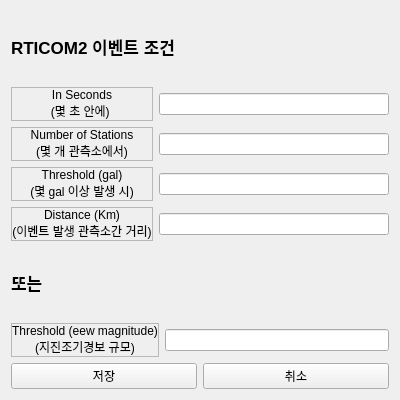
<?xml version="1.0" encoding="UTF-8"?>
<ui version="4.0">
 <class>MainWindow</class>
 <widget class="QMainWindow" name="MainWindow">
  <property name="geometry">
   <rect>
    <x>0</x>
    <y>0</y>
    <width>400</width>
    <height>400</height>
   </rect>
  </property>
  <property name="windowTitle">
   <string>RTICOM2 - Criteria Manager</string>
  </property>
  <property name="styleSheet">
   <string notr="true"/>
  </property>
  <widget class="QWidget" name="centralWidget">
   <layout class="QVBoxLayout" name="verticalLayout">
    <item>
     <widget class="QLabel" name="label">
      <property name="font">
       <font>
        <pointsize>13</pointsize>
        <weight>75</weight>
        <bold>true</bold>
       </font>
      </property>
      <property name="text">
       <string>RTICOM2 이벤트 조건</string>
      </property>
     </widget>
    </item>
    <item>
     <layout class="QGridLayout" name="gridLayout">
      <item row="2" column="0">
       <widget class="QLabel" name="label_4">
        <property name="frameShape">
         <enum>QFrame::StyledPanel</enum>
        </property>
        <property name="text">
         <string>Threshold (gal)
(몇 gal 이상 발생 시)</string>
        </property>
        <property name="alignment">
         <set>Qt::AlignCenter</set>
        </property>
       </widget>
      </item>
      <item row="1" column="0">
       <widget class="QLabel" name="label_3">
        <property name="frameShape">
         <enum>QFrame::StyledPanel</enum>
        </property>
        <property name="text">
         <string>Number of Stations
(몇 개 관측소에서)</string>
        </property>
        <property name="alignment">
         <set>Qt::AlignCenter</set>
        </property>
       </widget>
      </item>
      <item row="3" column="0">
       <widget class="QLabel" name="label_5">
        <property name="frameShape">
         <enum>QFrame::StyledPanel</enum>
        </property>
        <property name="text">
         <string>Distance (Km)
(이벤트 발생 관측소간 거리)</string>
        </property>
        <property name="alignment">
         <set>Qt::AlignCenter</set>
        </property>
       </widget>
      </item>
      <item row="0" column="0">
       <widget class="QLabel" name="label_2">
        <property name="frameShape">
         <enum>QFrame::StyledPanel</enum>
        </property>
        <property name="text">
         <string>In Seconds
(몇 초 안에) </string>
        </property>
        <property name="alignment">
         <set>Qt::AlignCenter</set>
        </property>
       </widget>
      </item>
      <item row="0" column="1">
       <widget class="QLineEdit" name="insecLE">
        <property name="alignment">
         <set>Qt::AlignCenter</set>
        </property>
       </widget>
      </item>
      <item row="1" column="1">
       <widget class="QLineEdit" name="numstaLE">
        <property name="alignment">
         <set>Qt::AlignCenter</set>
        </property>
       </widget>
      </item>
      <item row="2" column="1">
       <widget class="QLineEdit" name="thresholdGLE">
        <property name="alignment">
         <set>Qt::AlignCenter</set>
        </property>
       </widget>
      </item>
      <item row="3" column="1">
       <widget class="QLineEdit" name="distLE">
        <property name="alignment">
         <set>Qt::AlignCenter</set>
        </property>
       </widget>
      </item>
     </layout>
    </item>
    <item>
     <widget class="QLabel" name="label_6">
      <property name="font">
       <font>
        <pointsize>13</pointsize>
        <weight>75</weight>
        <bold>true</bold>
       </font>
      </property>
      <property name="text">
       <string>또는</string>
      </property>
     </widget>
    </item>
    <item>
     <layout class="QGridLayout" name="gridLayout_2">
      <item row="0" column="0">
       <widget class="QLabel" name="label_7">
        <property name="frameShape">
         <enum>QFrame::StyledPanel</enum>
        </property>
        <property name="text">
         <string>Threshold (eew magnitude)
(지진조기경보 규모)</string>
        </property>
        <property name="alignment">
         <set>Qt::AlignCenter</set>
        </property>
       </widget>
      </item>
      <item row="0" column="1">
       <widget class="QLineEdit" name="thresholdMLE">
        <property name="alignment">
         <set>Qt::AlignCenter</set>
        </property>
       </widget>
      </item>
     </layout>
    </item>
    <item>
     <layout class="QHBoxLayout" name="horizontalLayout">
      <item>
       <widget class="QPushButton" name="savePB">
        <property name="text">
         <string>저장</string>
        </property>
       </widget>
      </item>
      <item>
       <widget class="QPushButton" name="cancelPB">
        <property name="text">
         <string>취소</string>
        </property>
       </widget>
      </item>
     </layout>
    </item>
   </layout>
  </widget>
 </widget>
 <layoutdefault spacing="6" margin="11"/>
 <resources/>
 <connections/>
</ui>
